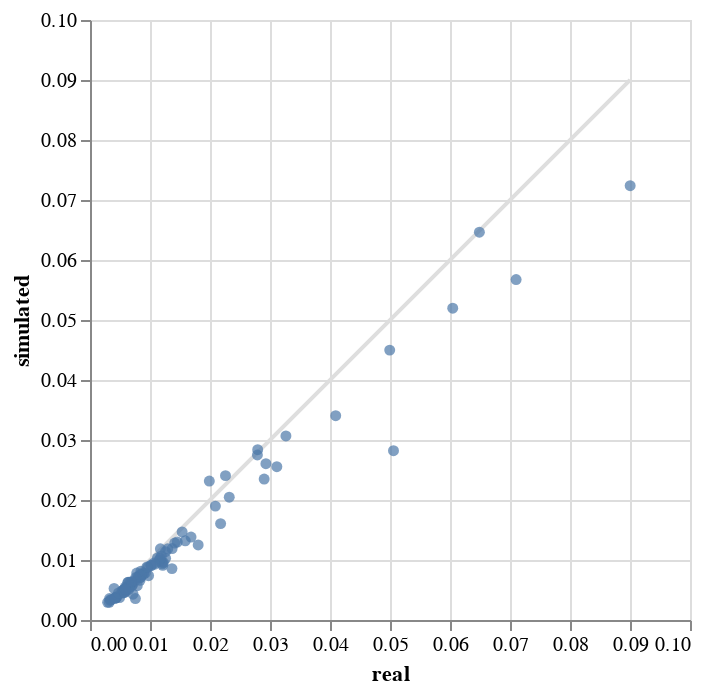

Notebook code for this chart:
### Code cell
compare_standard_deviation(example_sce, samples, log_relative)

### Figure 1 — Vega-Lite specification as saved in the notebook (floating-point values rounded to 4 significant figures)
{"config": {"view": {"continuousWidth": 300, "continuousHeight": 300}}, "layer": [{"data": {"name": "data-de7380ca2d72d5af09db7b8bdfce094f"}, "mark": {"type": "line", "color": "#dedede"}, "encoding": {"x": {"field": "real", "type": "quantitative"}, "y": {"field": "simulated", "type": "quantitative"}}}, {"data": {"name": "data-e985f935e96977f5f2a4449c8613ac7b"}, "mark": {"type": "circle"}, "encoding": {"x": {"field": "real", "type": "quantitative"}, "y": {"field": "simulated", "type": "quantitative"}}}], "$schema": "https://vega.github.io/schema/vega-lite/v5.20.1.json", "datasets": {"data-de7380ca2d72d5af09db7b8bdfce094f": [{"real": 0.002936, "simulated": 0.002936}, {"real": 0.09003, "simulated": 0.09003}], "data-e985f935e96977f5f2a4449c8613ac7b": [{"real": 0.09003, "simulated": 0.07239}, {"real": 0.07102, "simulated": 0.05675}, {"real": 0.06045, "simulated": 0.05197}, {"real": 0.03265, "simulated": 0.03068}, {"real": 0.0649, "simulated": 0.06464}, {"real": 0.02932, "simulated": 0.02604}, {"real": 0.04095, "simulated": 0.03405}, {"real": 0.05058, "simulated": 0.02821}, {"real": 0.01989, "simulated": 0.02317}, {"real": 0.02258, "simulated": 0.02406}, {"real": 0.02795, "simulated": 0.02838}, {"real": 0.04995, "simulated": 0.04498}, {"real": 0.01684, "simulated": 0.01383}, {"real": 0.0279, "simulated": 0.0275}, {"real": 0.03114, "simulated": 0.02555}, {"real": 0.01203, "simulated": 0.009661}, {"real": 0.009667, "simulated": 0.008761}, {"real": 0.01223, "simulated": 0.009566}, {"real": 0.0126, "simulated": 0.01028}, {"real": 0.02177, "simulated": 0.01606}, {"real": 0.01259, "simulated": 0.01138}, {"real": 0.01205, "simulated": 0.009361}, {"real": 0.01536, "simulated": 0.01468}, {"real": 0.0209, "simulated": 0.01898}, {"real": 0.02321, "simulated": 0.02047}, {"real": 0.01366, "simulated": 0.008564}, {"real": 0.01173, "simulated": 0.01186}, {"real": 0.009217, "simulated": 0.007801}, {"real": 0.01412, "simulated": 0.01283}, {"real": 0.005906, "simulated": 0.00521}, {"real": 0.008365, "simulated": 0.007054}, {"real": 0.006946, "simulated": 0.006106}, {"real": 0.00836, "simulated": 0.007067}, {"real": 0.01213, "simulated": 0.009105}, {"real": 0.006012, "simulated": 0.004841}, {"real": 0.00698, "simulated": 0.006213}, {"real": 0.0119, "simulated": 0.01069}, {"real": 0.01296, "simulated": 0.01186}, {"real": 0.00574, "simulated": 0.005125}, {"real": 0.02903, "simulated": 0.02349}, {"real": 0.0102, "simulated": 0.009082}, {"real": 0.008482, "simulated": 0.008132}, {"real": 0.007878, "simulated": 0.005712}, {"real": 0.01156, "simulated": 0.00995}, {"real": 0.0108, "simulated": 0.009299}, {"real": 0.006009, "simulated": 0.005069}, {"real": 0.01124, "simulated": 0.01033}, {"real": 0.008528, "simulated": 0.007401}, {"real": 0.003258, "simulated": 0.003579}, {"real": 0.009766, "simulated": 0.007389}, {"real": 0.004439, "simulated": 0.00386}, {"real": 0.01455, "simulated": 0.01298}, {"real": 0.01167, "simulated": 0.01021}, {"real": 0.01015, "simulated": 0.009145}, {"real": 0.00779, "simulated": 0.007822}, {"real": 0.01369, "simulated": 0.01191}, {"real": 0.01066, "simulated": 0.009496}, {"real": 0.005547, "simulated": 0.004966}, {"real": 0.003446, "simulated": 0.003363}, {"real": 0.006602, "simulated": 0.006239}, {"real": 0.007077, "simulated": 0.005875}, {"real": 0.01803, "simulated": 0.0125}, {"real": 0.006304, "simulated": 0.006243}, {"real": 0.005891, "simulated": 0.005498}, {"real": 0.005422, "simulated": 0.004503}, {"real": 0.008017, "simulated": 0.007161}, {"real": 0.008213, "simulated": 0.007354}, {"real": 0.008943, "simulated": 0.007682}, {"real": 0.008817, "simulated": 0.007825}, {"real": 0.004933, "simulated": 0.003749}, {"real": 0.0043, "simulated": 0.003667}, {"real": 0.006018, "simulated": 0.005378}, {"real": 0.008479, "simulated": 0.007579}, {"real": 0.002936, "simulated": 0.002939}, {"real": 0.005623, "simulated": 0.004547}, {"real": 0.003388, "simulated": 0.003289}, {"real": 0.007563, "simulated": 0.003573}, {"real": 0.005311, "simulated": 0.004825}, {"real": 0.004438, "simulated": 0.003802}, {"real": 0.006523, "simulated": 0.005431}, {"real": 0.005472, "simulated": 0.00469}, {"real": 0.00429, "simulated": 0.003655}, {"real": 0.006959, "simulated": 0.005629}, {"real": 0.007172, "simulated": 0.004299}, {"real": 0.008345, "simulated": 0.006607}, {"real": 0.004176, "simulated": 0.003739}, {"real": 0.01588, "simulated": 0.0132}, {"real": 0.003203, "simulated": 0.002957}, {"real": 0.004095, "simulated": 0.003605}, {"real": 0.007477, "simulated": 0.006503}, {"real": 0.006477, "simulated": 0.005117}, {"real": 0.005554, "simulated": 0.004982}, {"real": 0.009496, "simulated": 0.008851}, {"real": 0.00635, "simulated": 0.006282}, {"real": 0.004752, "simulated": 0.004512}, {"real": 0.005788, "simulated": 0.004616}, {"real": 0.007621, "simulated": 0.007069}, {"real": 0.006893, "simulated": 0.006389}, {"real": 0.004013, "simulated": 0.005265}, {"real": 0.005891, "simulated": 0.005136}]}}
